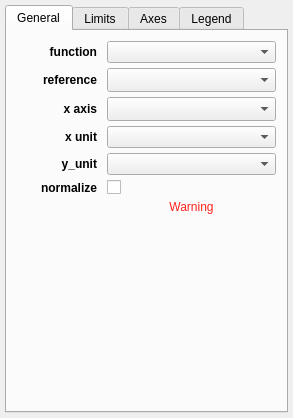
<?xml version="1.0" encoding="UTF-8"?>
<ui version="4.0">
 <class>Widget</class>
 <widget class="QWidget" name="Widget">
  <property name="geometry">
   <rect>
    <x>0</x>
    <y>0</y>
    <width>293</width>
    <height>418</height>
   </rect>
  </property>
  <property name="windowTitle">
   <string>1D Profile</string>
  </property>
  <layout class="QGridLayout" name="gridLayout_5">
   <property name="leftMargin">
    <number>5</number>
   </property>
   <property name="topMargin">
    <number>5</number>
   </property>
   <property name="rightMargin">
    <number>5</number>
   </property>
   <property name="bottomMargin">
    <number>5</number>
   </property>
   <property name="verticalSpacing">
    <number>5</number>
   </property>
   <item row="9" column="2">
    <widget class="QTabWidget" name="tab_widget">
     <property name="currentIndex">
      <number>0</number>
     </property>
     <widget class="QWidget" name="tab">
      <attribute name="title">
       <string>General</string>
      </attribute>
      <layout class="QGridLayout" name="gridLayout_2">
       <property name="leftMargin">
        <number>10</number>
       </property>
       <property name="topMargin">
        <number>10</number>
       </property>
       <property name="rightMargin">
        <number>10</number>
       </property>
       <property name="bottomMargin">
        <number>10</number>
       </property>
       <property name="horizontalSpacing">
        <number>10</number>
       </property>
       <property name="verticalSpacing">
        <number>5</number>
       </property>
       <item row="2" column="1" colspan="2">
        <widget class="QComboBox" name="combosel_x_att">
         <property name="sizeAdjustPolicy">
          <enum>QComboBox::AdjustToMinimumContentsLengthWithIcon</enum>
         </property>
        </widget>
       </item>
       <item row="7" column="0">
        <spacer name="verticalSpacer_2">
         <property name="orientation">
          <enum>Qt::Vertical</enum>
         </property>
         <property name="sizeHint" stdset="0">
          <size>
           <width>20</width>
           <height>40</height>
          </size>
         </property>
        </spacer>
       </item>
       <item row="0" column="0">
        <widget class="QLabel" name="label">
         <property name="font">
          <font>
           <weight>75</weight>
           <bold>true</bold>
          </font>
         </property>
         <property name="text">
          <string>function</string>
         </property>
         <property name="alignment">
          <set>Qt::AlignRight|Qt::AlignTrailing|Qt::AlignVCenter</set>
         </property>
        </widget>
       </item>
       <item row="2" column="0">
        <widget class="QLabel" name="label_3">
         <property name="font">
          <font>
           <weight>75</weight>
           <bold>true</bold>
          </font>
         </property>
         <property name="text">
          <string>x axis</string>
         </property>
         <property name="alignment">
          <set>Qt::AlignRight|Qt::AlignTrailing|Qt::AlignVCenter</set>
         </property>
        </widget>
       </item>
       <item row="7" column="1" colspan="2">
        <spacer name="horizontalSpacer">
         <property name="orientation">
          <enum>Qt::Horizontal</enum>
         </property>
         <property name="sizeHint" stdset="0">
          <size>
           <width>40</width>
           <height>5</height>
          </size>
         </property>
        </spacer>
       </item>
       <item row="5" column="0">
        <widget class="QLabel" name="label_7">
         <property name="font">
          <font>
           <weight>75</weight>
           <bold>true</bold>
          </font>
         </property>
         <property name="text">
          <string>normalize</string>
         </property>
         <property name="alignment">
          <set>Qt::AlignRight|Qt::AlignTrailing|Qt::AlignVCenter</set>
         </property>
        </widget>
       </item>
       <item row="1" column="1" colspan="2">
        <widget class="QComboBox" name="combosel_reference_data">
         <property name="sizeAdjustPolicy">
          <enum>QComboBox::AdjustToMinimumContentsLengthWithIcon</enum>
         </property>
        </widget>
       </item>
       <item row="6" column="1" colspan="2">
        <widget class="QLabel" name="text_warning">
         <property name="styleSheet">
          <string notr="true">color: rgb(255, 33, 28)</string>
         </property>
         <property name="text">
          <string>Warning</string>
         </property>
         <property name="alignment">
          <set>Qt::AlignCenter</set>
         </property>
         <property name="wordWrap">
          <bool>true</bool>
         </property>
        </widget>
       </item>
       <item row="0" column="1" colspan="2">
        <widget class="QComboBox" name="combosel_function"/>
       </item>
       <item row="5" column="1">
        <widget class="QCheckBox" name="bool_normalize">
         <property name="text">
          <string/>
         </property>
        </widget>
       </item>
       <item row="1" column="0">
        <widget class="QLabel" name="label_6">
         <property name="font">
          <font>
           <weight>75</weight>
           <bold>true</bold>
          </font>
         </property>
         <property name="text">
          <string>reference</string>
         </property>
         <property name="alignment">
          <set>Qt::AlignRight|Qt::AlignTrailing|Qt::AlignVCenter</set>
         </property>
        </widget>
       </item>
       <item row="3" column="0">
        <widget class="QLabel" name="label_4">
         <property name="font">
          <font>
           <weight>75</weight>
           <bold>true</bold>
          </font>
         </property>
         <property name="text">
          <string>x unit</string>
         </property>
         <property name="alignment">
          <set>Qt::AlignRight|Qt::AlignTrailing|Qt::AlignVCenter</set>
         </property>
        </widget>
       </item>
       <item row="4" column="0">
        <widget class="QLabel" name="label_8">
         <property name="font">
          <font>
           <weight>75</weight>
           <bold>true</bold>
          </font>
         </property>
         <property name="text">
          <string>y_unit</string>
         </property>
         <property name="alignment">
          <set>Qt::AlignRight|Qt::AlignTrailing|Qt::AlignVCenter</set>
         </property>
        </widget>
       </item>
       <item row="4" column="1" colspan="2">
        <widget class="QComboBox" name="combosel_y_display_unit"/>
       </item>
       <item row="3" column="1" colspan="2">
        <widget class="QComboBox" name="combosel_x_display_unit"/>
       </item>
      </layout>
     </widget>
     <widget class="QWidget" name="tab_2">
      <attribute name="title">
       <string>Limits</string>
      </attribute>
      <layout class="QGridLayout" name="gridLayout">
       <property name="leftMargin">
        <number>10</number>
       </property>
       <property name="topMargin">
        <number>10</number>
       </property>
       <property name="rightMargin">
        <number>10</number>
       </property>
       <property name="bottomMargin">
        <number>10</number>
       </property>
       <property name="horizontalSpacing">
        <number>10</number>
       </property>
       <property name="verticalSpacing">
        <number>5</number>
       </property>
       <item row="0" column="2">
        <widget class="QToolButton" name="button_flip_x">
         <property name="styleSheet">
          <string notr="true">padding: 0px</string>
         </property>
         <property name="text">
          <string>⇄</string>
         </property>
        </widget>
       </item>
       <item row="1" column="1">
        <widget class="QLineEdit" name="valuetext_y_min"/>
       </item>
       <item row="0" column="3">
        <widget class="QLineEdit" name="valuetext_x_max"/>
       </item>
       <item row="0" column="1">
        <widget class="QLineEdit" name="valuetext_x_min"/>
       </item>
       <item row="0" column="0">
        <widget class="QLabel" name="label_2">
         <property name="font">
          <font>
           <weight>75</weight>
           <bold>true</bold>
          </font>
         </property>
         <property name="text">
          <string>x axis</string>
         </property>
        </widget>
       </item>
       <item row="1" column="0">
        <widget class="QLabel" name="label_5">
         <property name="font">
          <font>
           <weight>75</weight>
           <bold>true</bold>
          </font>
         </property>
         <property name="text">
          <string>y axis</string>
         </property>
        </widget>
       </item>
       <item row="3" column="3">
        <spacer name="verticalSpacer">
         <property name="orientation">
          <enum>Qt::Vertical</enum>
         </property>
         <property name="sizeHint" stdset="0">
          <size>
           <width>20</width>
           <height>40</height>
          </size>
         </property>
        </spacer>
       </item>
       <item row="1" column="3">
        <widget class="QLineEdit" name="valuetext_y_max"/>
       </item>
       <item row="2" column="1" colspan="4">
        <spacer name="horizontalSpacer_2">
         <property name="orientation">
          <enum>Qt::Horizontal</enum>
         </property>
         <property name="sizeHint" stdset="0">
          <size>
           <width>40</width>
           <height>5</height>
          </size>
         </property>
        </spacer>
       </item>
       <item row="1" column="4">
        <widget class="QToolButton" name="bool_y_log">
         <property name="text">
          <string>log</string>
         </property>
         <property name="checkable">
          <bool>true</bool>
         </property>
        </widget>
       </item>
       <item row="0" column="4">
        <widget class="QToolButton" name="bool_x_log">
         <property name="text">
          <string>log</string>
         </property>
         <property name="checkable">
          <bool>true</bool>
         </property>
        </widget>
       </item>
      </layout>
      <zorder>bool_x_log</zorder>
      <zorder>valuetext_x_max</zorder>
      <zorder>button_flip_x</zorder>
      <zorder>valuetext_x_min</zorder>
      <zorder>valuetext_y_min</zorder>
      <zorder>valuetext_y_max</zorder>
      <zorder>bool_y_log</zorder>
      <zorder>label_2</zorder>
      <zorder>label_5</zorder>
      <zorder>verticalSpacer</zorder>
      <zorder>horizontalSpacer_2</zorder>
     </widget>
     <widget class="QWidget" name="tab_3">
      <attribute name="title">
       <string>Axes</string>
      </attribute>
      <layout class="QHBoxLayout" name="horizontalLayout">
       <property name="leftMargin">
        <number>5</number>
       </property>
       <property name="topMargin">
        <number>5</number>
       </property>
       <property name="rightMargin">
        <number>5</number>
       </property>
       <property name="bottomMargin">
        <number>5</number>
       </property>
       <item>
        <widget class="AxesEditorWidget" name="axes_editor" native="true"/>
       </item>
      </layout>
     </widget>
     <widget class="QWidget" name="tab_4">
      <attribute name="title">
       <string>Legend</string>
      </attribute>
      <layout class="QHBoxLayout" name="horizontalLayout">
       <property name="leftMargin">
        <number>5</number>
       </property>
       <property name="topMargin">
        <number>5</number>
       </property>
       <property name="rightMargin">
        <number>5</number>
       </property>
       <property name="bottomMargin">
        <number>5</number>
       </property>
       <item>
        <widget class="LegendEditorWidget" name="legend_editor" native="true"/>
       </item>
      </layout>
     </widget>
    </widget>
   </item>
  </layout>
 </widget>
 <layoutdefault spacing="6" margin="11"/>
 <customwidgets>
  <customwidget>
   <class>AxesEditorWidget</class>
   <extends>QWidget</extends>
   <header>glue_qt.viewers.matplotlib.qt.axes_editor</header>
  </customwidget>
  <customwidget>
   <class>LegendEditorWidget</class>
   <extends>QWidget</extends>
   <header>glue_qt.viewers.matplotlib.qt.legend_editor</header>
  </customwidget>
 </customwidgets>
 <resources/>
 <connections/>
</ui>
